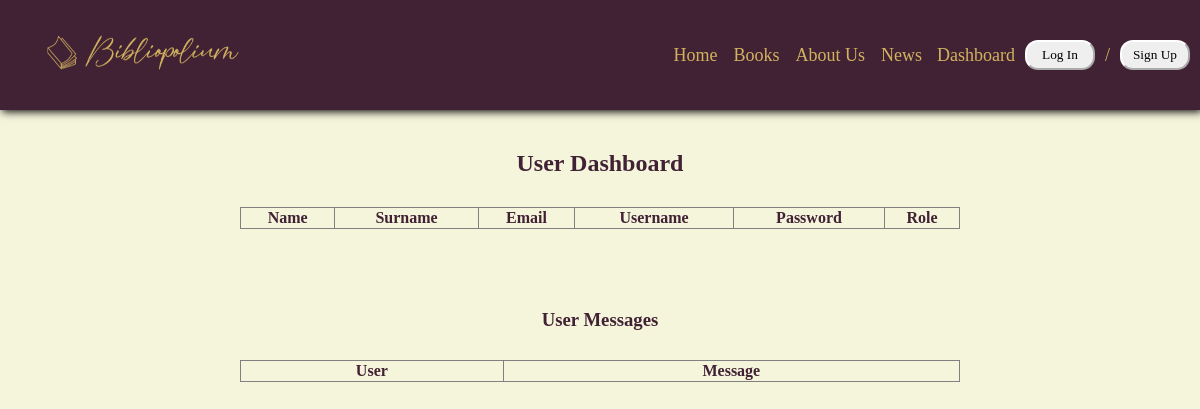
Before: /Dashboard.php with the older database file.
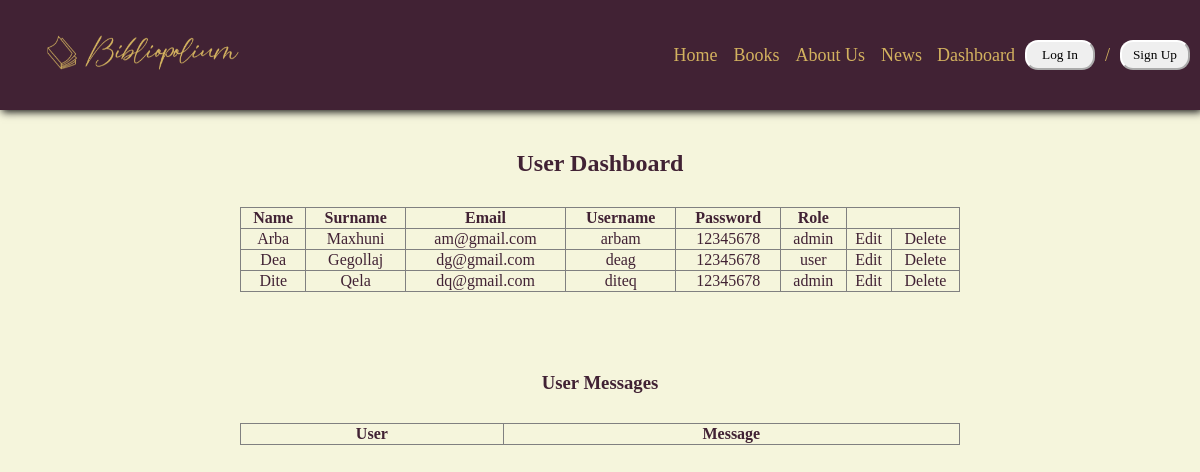
After: the same page with the newer database file.
### tables this page shows
CREATE TABLE `users` (
  `Emri` varchar(30) NOT NULL,
  `Mbiemri` varchar(30) NOT NULL,
  `Email` varchar(50) NOT NULL,
  `Username` varchar(15) NOT NULL,
  `Pass` varchar(12) NOT NULL,
  `Roli` varchar(5) NOT NULL
);

### UserRepository.php (called while the page is built, shortened)
<?php
    class UserRepository{
        private $connection;
        public function __construct(){
            $conn = new DatabaseConnection;
            $this->connection = $conn->startConnection();
        }
        public function getAllUsers(){
            $conn = $this->connection;
            $sql = "SELECT * FROM users";
            $statement = $conn->query($sql);
            $users = $statement->fetchAll(PDO::FETCH_ASSOC);
            return $users;
        }
    }
?>

### Dashboard.php (the view, shortened to what this page needs)
<!DOCTYPE html>
<html lang="en">
<head>
    <link rel="stylesheet" href="Dashboard.css">
</head>
<body>
    <header class="h1" style="height: 90px;">
        <div class="logo">
            <img src="logoo.png" alt="logo" height="65px">
        </div>
        <ul>
            <li><a href="Home.php">Home</a></li>
            <div class="dropdown">
                <button class="drop" style="font-family: garamond;"><a href="Books.php" style="text-decoration: none; color: rgb(211, 178, 95);">Books</a></button>
            </div>
            <li><a href="AboutUs.php">About Us</a></li>
            <li><a href="News.php" class="news" style="margin-right: 5px;">News</a></li>
            <li><a href="#top" class="dash">Dashboard</a></li>
            <button class="b"><a style="text-decoration: none; color: black;" href="LogIn.php">Log In</a></button>
            <li>/</li>
            <button class="b"><a style="text-decoration: none; color: black;" href="SignUp.php">Sign Up</a></button>
        </ul>
    </header>
    <main>
        <h2>User Dashboard</h2>
        <table border="1">
            <thead>
                <tr>
                    <th>Name</th>
                    <th>Surname</th>
                    <th>Email</th>
                    <th>Username</th>
                    <th>Password</th>
                    <th>Role</th>
                </tr>
            </thead>
            <tbody>
                <?php
                include_once('UserRepository.php');
                $urep = new UserRepository();
                $users = $urep->getAllUsers();
                foreach($users as $user){
                    echo "<tr>";
                    echo "<td>{$user['Emri']}</td>";
                    echo "<td>{$user['Mbiemri']}</td>";
                    echo "<td>{$user['Email']}</td>";
                    echo "<td>{$user['Username']}</td>";
                    echo "<td>{$user['Pass']}</td>";
                    echo "<td>{$user['Roli']}</td>";
                    echo "<td><a href='EditUser.php?email={$user['Email']}' style='text-decoration: none; color: rgb(65, 34, 52)'>Edit</a></td>";
                    echo "<td><a href='DeleteUser.php?email={$user['Email']}' style='text-decoration: none; color: rgb(65, 34, 52)'>Delete</a></td>";
                    echo "</tr>";
                }
                ?>
            </tbody>
        </table>
        <h3 style="margin-top: 10vh;">User Messages</h3>
        <table border="1">
            <thead>
                <tr>
                    <th>User</th>
                    <th>Message</th>
                </tr>
            </thead>
        </table>
    </main>
</body>
</html>

Changed rows visible on the page:
added users: Emri "Arba", Mbiemri "Maxhuni", Email "am@gmail.com", Username "arbam", Pass "12345678", Roli "admin"
added users: Emri "Dea", Mbiemri "Gegollaj", Email "dg@gmail.com", Username "deag", Pass "12345678", Roli "user"
added users: Emri "Dite", Mbiemri "Qela", Email "dq@gmail.com", Username "diteq", Pass "12345678", Roli "admin"
